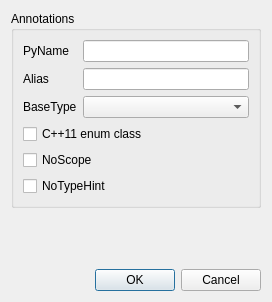
<?xml version="1.0" encoding="UTF-8"?>
<ui version="4.0">
 <class>EnumPropertiesBase</class>
 <widget class="QDialog" name="EnumPropertiesBase">
  <property name="geometry">
   <rect>
    <x>0</x>
    <y>0</y>
    <width>272</width>
    <height>302</height>
   </rect>
  </property>
  <property name="windowTitle">
   <string>Enum Properties</string>
  </property>
  <layout class="QVBoxLayout" name="verticalLayout_2">
   <item>
    <widget class="QGroupBox" name="groupBox">
     <property name="title">
      <string>Annotations</string>
     </property>
     <layout class="QVBoxLayout" name="verticalLayout">
      <item>
       <layout class="QFormLayout" name="formLayout">
        <item row="0" column="0">
         <widget class="QLabel" name="label">
          <property name="text">
           <string>PyName</string>
          </property>
         </widget>
        </item>
        <item row="0" column="1">
         <widget class="QLineEdit" name="pyName"/>
        </item>
        <item row="1" column="0">
         <widget class="QLabel" name="label_3">
          <property name="text">
           <string>Alias</string>
          </property>
         </widget>
        </item>
        <item row="1" column="1">
         <widget class="QLineEdit" name="alias"/>
        </item>
        <item row="2" column="0">
         <widget class="QLabel" name="label_2">
          <property name="text">
           <string>BaseType</string>
          </property>
         </widget>
        </item>
        <item row="2" column="1">
         <widget class="QComboBox" name="baseTypeCb"/>
        </item>
       </layout>
      </item>
      <item>
       <widget class="QCheckBox" name="enumClassCb">
        <property name="text">
         <string>C++11 enum class</string>
        </property>
       </widget>
      </item>
      <item>
       <widget class="QCheckBox" name="noScopeCb">
        <property name="text">
         <string>NoScope</string>
        </property>
       </widget>
      </item>
      <item>
       <widget class="QCheckBox" name="noTypeHintCb">
        <property name="text">
         <string>NoTypeHint</string>
        </property>
       </widget>
      </item>
     </layout>
    </widget>
   </item>
   <item>
    <spacer name="verticalSpacer">
     <property name="orientation">
      <enum>Qt::Vertical</enum>
     </property>
     <property name="sizeHint" stdset="0">
      <size>
       <width>20</width>
       <height>3</height>
      </size>
     </property>
    </spacer>
   </item>
   <item>
    <widget class="QDialogButtonBox" name="buttonBox">
     <property name="orientation">
      <enum>Qt::Horizontal</enum>
     </property>
     <property name="standardButtons">
      <set>QDialogButtonBox::Cancel|QDialogButtonBox::Ok</set>
     </property>
    </widget>
   </item>
  </layout>
 </widget>
 <tabstops>
  <tabstop>pyName</tabstop>
  <tabstop>alias</tabstop>
  <tabstop>baseTypeCb</tabstop>
  <tabstop>enumClassCb</tabstop>
  <tabstop>noScopeCb</tabstop>
  <tabstop>noTypeHintCb</tabstop>
 </tabstops>
 <resources/>
 <connections>
  <connection>
   <sender>buttonBox</sender>
   <signal>accepted()</signal>
   <receiver>EnumPropertiesBase</receiver>
   <slot>accept()</slot>
   <hints>
    <hint type="sourcelabel">
     <x>248</x>
     <y>254</y>
    </hint>
    <hint type="destinationlabel">
     <x>157</x>
     <y>274</y>
    </hint>
   </hints>
  </connection>
  <connection>
   <sender>buttonBox</sender>
   <signal>rejected()</signal>
   <receiver>EnumPropertiesBase</receiver>
   <slot>reject()</slot>
   <hints>
    <hint type="sourcelabel">
     <x>316</x>
     <y>260</y>
    </hint>
    <hint type="destinationlabel">
     <x>286</x>
     <y>274</y>
    </hint>
   </hints>
  </connection>
 </connections>
</ui>
